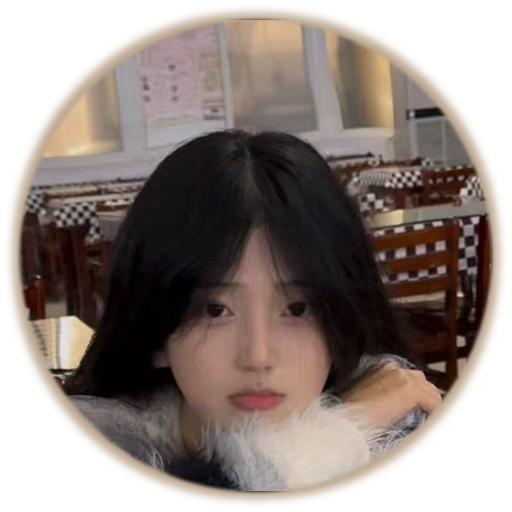
#> input picture assets/fruits/01-grape.png, 512 x 512 px, found by its file name; its folder holds 4 pictures in this run
$ python make_webp.py
#> lines starting #> are read from the running program, lines starting #| are printed output that depends on the picture
#!/usr/bin/env python
# -*- coding: utf-8 -*-
"""
把 assets/fruits/NN-*.png 转成游戏真正加载的 WebP，并顺手按「这一级最大能画多大」缩图。

为什么要缩：
  棋盘逻辑宽度 420，dpr 封顶 2 —— 也就是说画到屏幕上的最大倍率就是 2 倍。
  第 i 级的直径是 2*r 逻辑像素，画的时候还要按 ASSET_FILL 除以 0.92 换算成贴图边长，
  所以这一级真正需要的贴图像素 = 4*r/0.92。
  葡萄 r=17 只需要 74px，塞一张 512 的图纯属浪费带宽（那 3.2MB 就是这么来的）。

产物：assets/fruits/NN-<tier>.webp
     PNG 原图保留不动 —— 一是 build_parts.py 还要拿 512 的轮廓算碰撞箱，
     二是老旧浏览器加载 .webp 失败时 game.js 会回退到 .png。

用法：
  python tools/make_webp.py                # 按 TIER_SIZES 缩图并转 WebP
  python tools/make_webp.py --quality 92   # 换质量（默认 88）
  python tools/make_webp.py --keep-size    # 不缩图，只转格式
"""
import argparse
import os
import sys

from PIL import Image

OUT = os.path.join("assets", "fruits")
TIERS = ["grape", "cherry", "orange", "lemon", "kiwi",
         "tomato", "peach", "pineapple", "coconut", "halfmelon", "watermelon"]

# 每一级的贴图边长（必须 ≥ 4*r/0.92，往上取整到好记的数；512 是上限）
TIER_SIZES = [96, 128, 160, 192, 224, 256, 320, 384, 416, 480, 512]


def convert(i, size, quality, keep_size):
#> called with i = 1, size = 96, quality = 88, keep_size = False
    src = os.path.join(OUT, "%02d-%s.png" % (i, TIERS[i - 1]))
    if not os.path.exists(src):
        raise RuntimeError("缺少 %s，先跑 tools/normalize_assets.py 或 photo_assets.py" % src)

    im = Image.open(src).convert("RGBA")
#> im is the input picture: PIL image 512x512 RGBA; mean R, G, B, A 105.9, 81.2, 61.4, 176.2
    if not keep_size and im.width > size:
        im = im.resize((size, size), Image.LANCZOS)
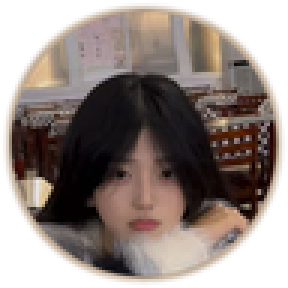
#> im: PIL image 96x96 RGBA (shown 3 times larger); mean R, G, B, A 77.7, 63.1, 54.4, 176.1; transparent parts drawn white
    # 棋盘上不会拿去做半透明叠加，alpha 用快一点的编码方式即可
    dst = os.path.join(OUT, "%02d-%s.webp" % (i, TIERS[i - 1]))
    im.save(dst, "WEBP", quality=quality, method=6, exact=False)

    return os.path.getsize(src), os.path.getsize(dst), im.size


def main():
    ap = argparse.ArgumentParser()
    ap.add_argument("--quality", type=int, default=88, help="WebP 质量，默认 88")
    ap.add_argument("--keep-size", action="store_true", help="不缩图，只转格式")
    args = ap.parse_args()

    if not os.path.isdir(OUT):
        print("找不到 %s" % OUT, file=sys.stderr)
        return 1

    print("WebP quality=%d   %s\n" % (
        args.quality, "保持原尺寸" if args.keep_size else "按级缩图"))
    print("%-18s %8s %8s %8s %7s  %s" % ("贴图", "PNG", "WebP", "省下", "边长", "压缩比"))

    png_total = webp_total = 0
    for i in range(1, 12):
        png, webp, size = convert(i, TIER_SIZES[i - 1], args.quality, args.keep_size)
#> png = 243272; webp = 4662; size = (96, 96)
        png_total += png
#> png_total = 243272
        webp_total += webp
#> webp_total = 4662
        print("%-18s %7.1fK %7.1fK %7.1fK %7d  %5.1fx" % (
            "%02d-%s" % (i, TIERS[i - 1]), png / 1024, webp / 1024,
            (png - webp) / 1024, size[0], png / max(webp, 1)))
#| 01-grape             237.6K     4.6K   233.0K      96   52.2x
#> pass 2 of the loop in main, `for i in range(1, 12):`:
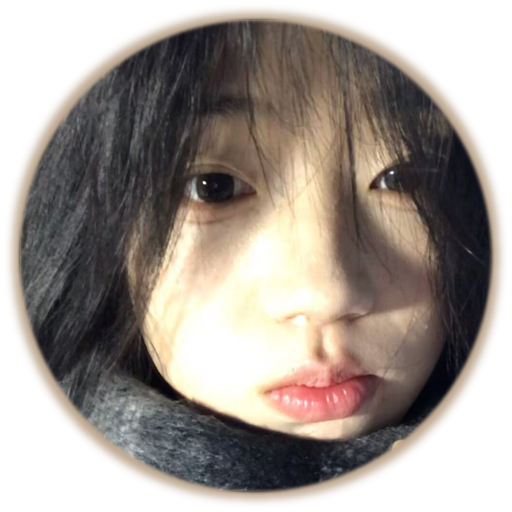
#> input picture assets/fruits/02-cherry.png, 512 x 512 px, found by its file name
#> in convert, im is the input picture: PIL image 512x512 RGBA; mean R, G, B, A 119.3, 97.5, 76.4, 176.2
#> in convert (call 2), `im = im.resize((size, size), Image.LANCZOS)`:
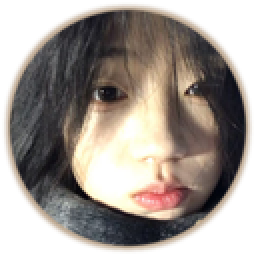
#> im: PIL image 128x128 RGBA (shown 2 times larger); mean R, G, B, A 91, 79.6, 69.1, 176.1; transparent parts drawn white
#| 02-cherry            259.0K     6.8K   252.2K     128   38.0x

    print("\n合计  %.2f MB → %.2f MB   （%.1f 倍）" % (
        png_total / 1048576, webp_total / 1048576, png_total / max(webp_total, 1)))
    return 0


if __name__ == "__main__":
#> (the run stopped early here; a loop or call above may not have finished)
